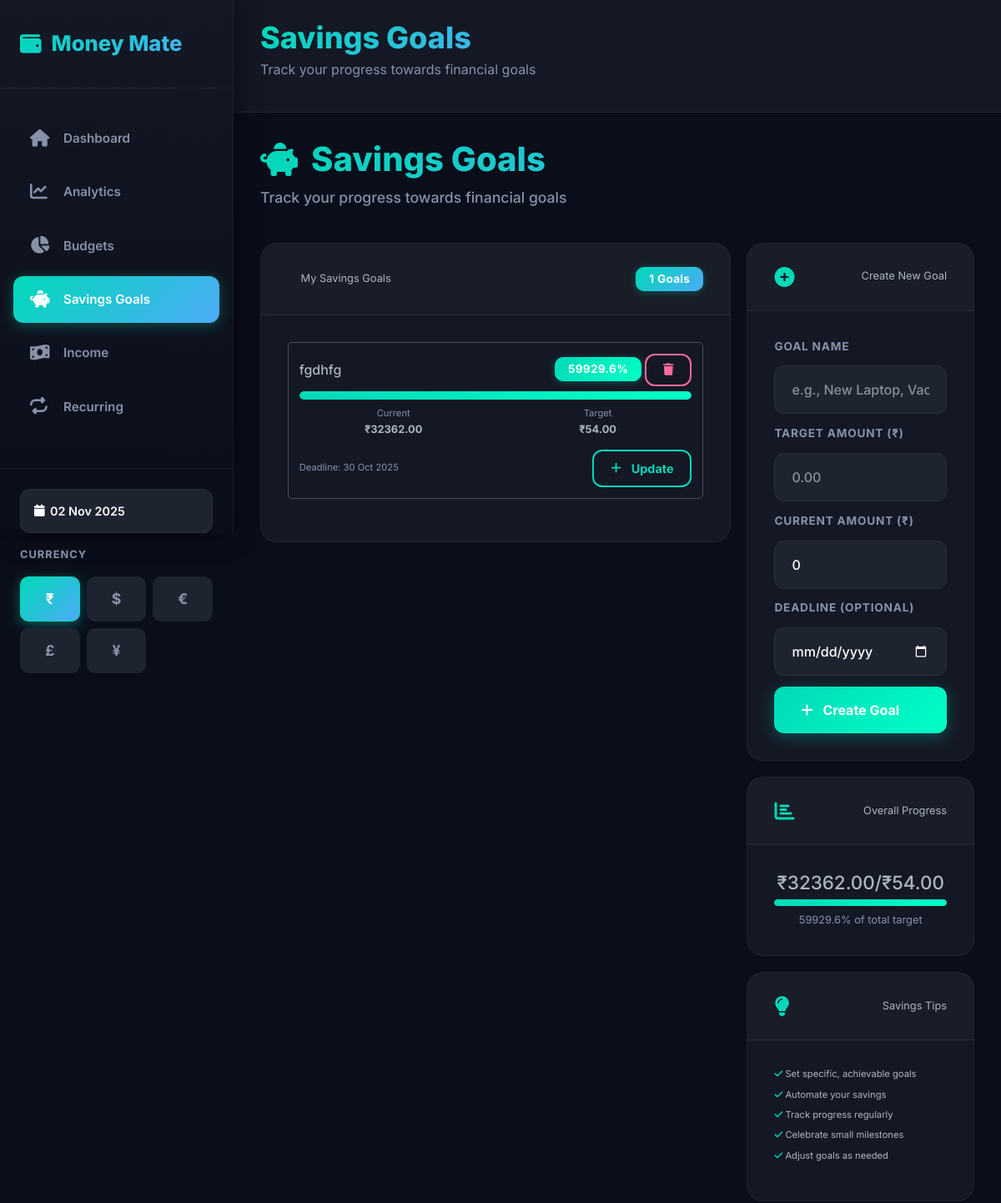
Page /savings (upper part) on the earlier database version.
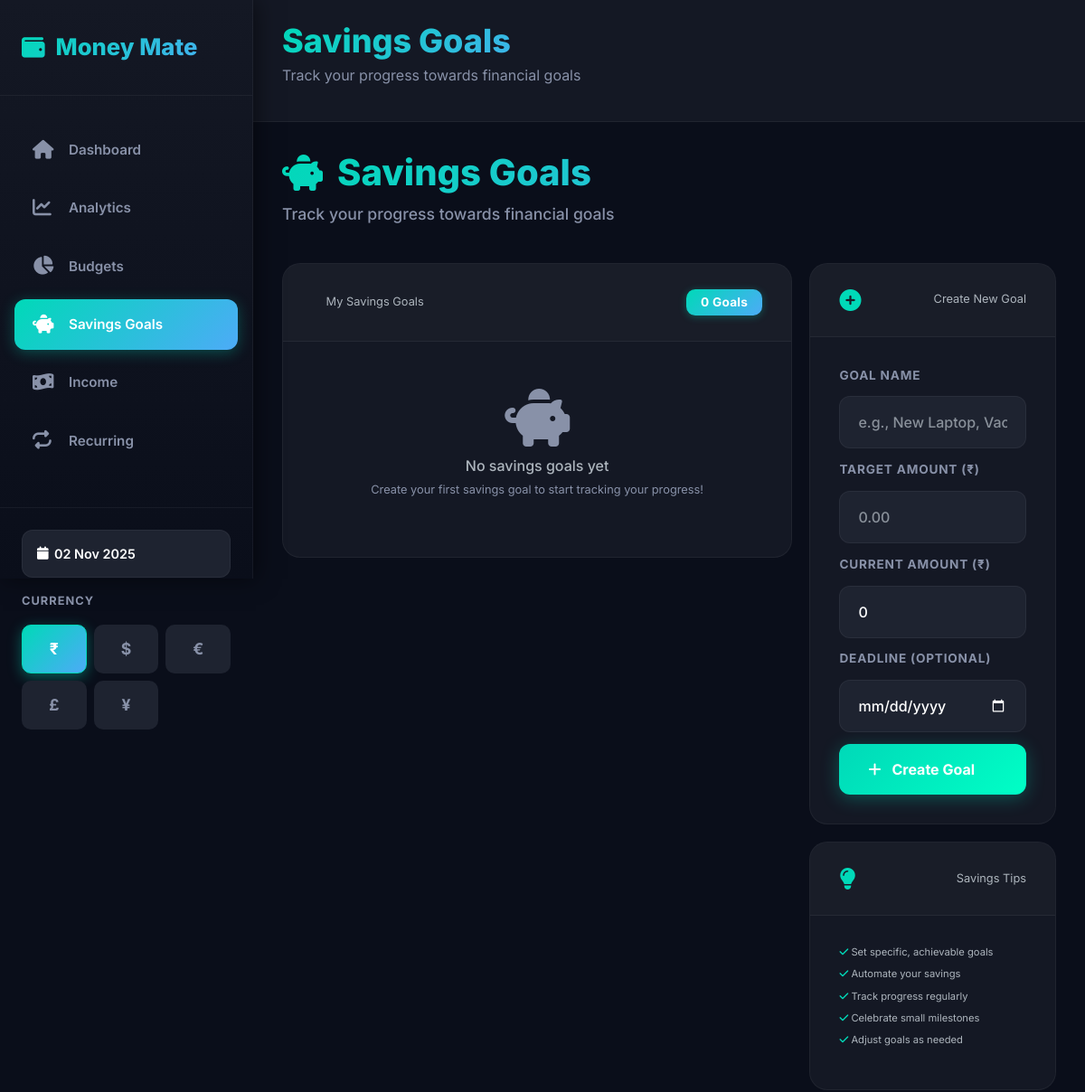
Same page on the later database version.
### models.py (models this page shows, shortened)
class SavingsGoal(db.Model):
    __tablename__ = 'savings_goal'
    id = db.Column(db.Integer, primary_key=True)
    name = db.Column(db.String(100), nullable=False)
    target_amount = db.Column(Numeric(precision=10, scale=2), nullable=False)
    current_amount = db.Column(Numeric(precision=10, scale=2), default=0)
    deadline = db.Column(db.Date)
    created_at = db.Column(db.DateTime, default=datetime.utcnow)

### app.py (the view, shortened to what this page needs)
@app.route("/savings", methods=["GET", "POST"])
def savings():
    currency = get_currency()
    savings_goals = SavingsGoal.query.all()
    goals_list = []
    total_target = 0
    total_current = 0
    for goal in savings_goals:
        target = convert_amount(goal.target_amount, currency)
        current = convert_amount(goal.current_amount, currency)
        goals_list.append({
            'id': goal.id,
            'name': goal.name,
            'target_amount': target,
            'current_amount': current,
            'deadline': goal.deadline,
            'progress_percentage': (current / target * 100) if target > 0 else 0,
            'is_completed': current >= target
        })
        total_target += target
        total_current += current
    return render_template(
        "savings.html",
        savings_goals=goals_list,
        total_target=total_target,
        total_current=total_current
    )

### app.py (called while the page is built, shortened)
def get_currency():
    return session.get('currency', '₹')

def get_currency_rate(currency):
    return CURRENCY_RATES.get(currency, CURRENCY_RATES['₹'])['rate']

def convert_amount(amount, target_currency='₹'):
    rate = get_currency_rate(target_currency)
    return float(amount) * rate

def get_conversion_info(currency):
    if currency == '₹':
        return None

@app.context_processor
def inject_global_vars():
    currency = get_currency()
    return {
        'datetime': datetime,
        'currency': currency,
        'get_currency': get_currency,
        'conversion_info': get_conversion_info(currency),
        'currency_name': CURRENCY_RATES[currency]['name']
    }

### templates/savings.html (shortened to what the changed rows need)
{% extends "base.html" %}
{% block page_title %}Savings Goals{% endblock %}
{% block content %}
<div class="dashboard-header">
    <h1 class="main-heading">
        <i class="fas fa-piggy-bank"></i> Savings Goals
    </h1>
</div>
<div class="row">
    <div class="col-lg-8">
        <div class="card mb-4">
            <div class="card-header d-flex justify-content-between align-items-center">
                <span> My Savings Goals</span>
                <span class="badge bg-primary">{{ savings_goals|length }} Goals</span>
            </div>
            <div class="card-body">
                {% if savings_goals %}
                    {% for goal in savings_goals %}
                    <div class="savings-goal mb-4 p-3 border rounded">
                        <div class="d-flex justify-content-between align-items-center mb-2">
                            <h5 class="mb-0">{{ goal.name }}</h5>
                            <div>
                                <span class="badge bg-{{ 'success' if goal.current_amount >= goal.target_amount else 'primary' }}">
                                    {{ "%.1f"|format((goal.current_amount / goal.target_amount * 100) if goal.target_amount > 0 else 0) }}%
                                </span>
                                <form action="/delete_savings/{{ goal.id }}" method="POST" style="display: inline;">
                                    <button type="submit" class="btn btn-sm btn-outline-danger" onclick="return confirm('Delete this savings goal?')">
                                        <i class="fas fa-trash"></i>
                                    </button>
                                </form>
                            </div>
                        </div>
                        <div class="progress mb-2" style="height: 12px;">
                            <div class="progress-bar bg-success"
                                 role="progressbar"
                                 style="width: {{ (goal.current_amount / goal.target_amount * 100) if goal.target_amount > 0 else 0 }}%"
                                 aria-valuenow="{{ goal.current_amount }}"
                                 aria-valuemin="0"
                                 aria-valuemax="{{ goal.target_amount }}">
                            </div>
                        </div>
                        <div class="row text-center mb-3">
                            <div class="col-6">
                                <small class="text-muted">Current</small>
                                <div class="fw-bold">{{ currency }}{{ "%.2f"|format(goal.current_amount) }}</div>
                            </div>
                            <div class="col-6">
                                <small class="text-muted">Target</small>
                                <div class="fw-bold">{{ currency }}{{ "%.2f"|format(goal.target_amount) }}</div>
                            </div>
                        </div>
                        {% if goal.deadline %}
                        <div class="d-flex justify-content-between align-items-center">
                            <small class="text-muted">
                                Deadline: {{ goal.deadline.strftime('%d %b %Y') }}
                            </small>
                            <button type="button" class="btn btn-sm btn-outline-primary"
                                    data-bs-toggle="modal" data-bs-target="#updateGoalModal{{ goal.id }}">
                                <i class="fas fa-plus"></i> Update
                            </button>
                        </div>
                        {% endif %}
                    </div>
                    {% endfor %}
                {% else %}
                <div class="text-center py-4">
                    <i class="fas fa-piggy-bank display-1 text-muted"></i>
                    <h5 class="mt-3">No savings goals yet</h5>
                    <p class="text-muted">Create your first savings goal to start tracking your progress!</p>
                </div>
                {% endif %}
            </div>
        </div>
    </div>
    <div class="col-lg-4">
        {% if savings_goals %}
        <div class="card mb-4">
            <div class="card-header">
                <i class="fas fa-chart-bar"></i> Overall Progress
            </div>
            <div class="card-body">
                <div class="text-center">
                    <h3>{{ currency }}{{ "%.2f"|format(total_current) }}/{{ currency }}{{ "%.2f"|format(total_target) }}</h3>
                    <div class="progress mb-2" style="height: 10px;">
                        <div class="progress-bar bg-success"
                             style="width: {{ (total_current / total_target * 100) if total_target > 0 else 0 }}%">
                        </div>
                    </div>
                    <p class="text-muted mb-0">
                        {{ "%.1f"|format((total_current / total_target * 100) if total_target > 0 else 0) }}% of total target
                    </p>
                </div>
            </div>
        </div>
        {% endif %}
    </div>
</div>
{% endblock %}

Differences in the rows shown:
removed SavingsGoal: name "fgdhfg", current_amount "59929.6", currency "₹", current_amount "32362.00", target_amount "54.00", deadline "30 Oct 2025"
Other differences:
{{ savings_goals|length }}: "1" → "0"
{{ currency }}: "₹" → (not shown)
{{ "%.2f"|format(total_current) }}: "32362.00" → (not shown)
{{ "%.2f"|format(total_target) }}: "54.00" → (not shown)
text no longer shown: "Overall Progress / 59929.6 % of total target"
text now shown: "No savings goals yet Create your first savings goal to start tracking your progress!"
